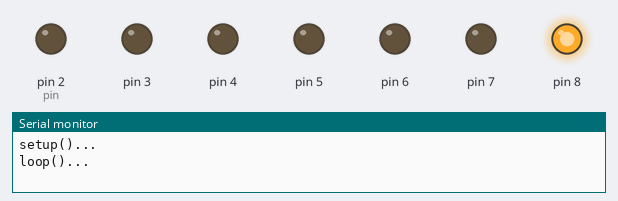
The sketch below on a simulated Arduino Uno, built with avr-gcc and run on an emulated ATmega328P. Shown: output pins drawn as LEDs (lit = HIGH), the last lines printed to the serial monitor.

Above: at 0.15 s.
At 0.75 s:
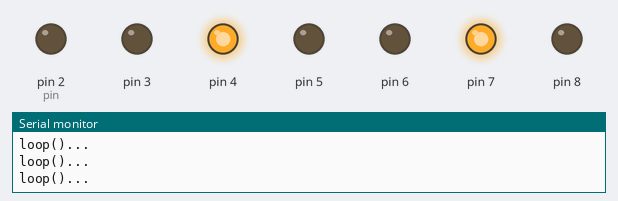
At 1.35 s:
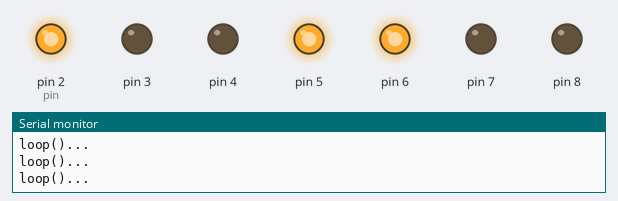
At 2.85 s:
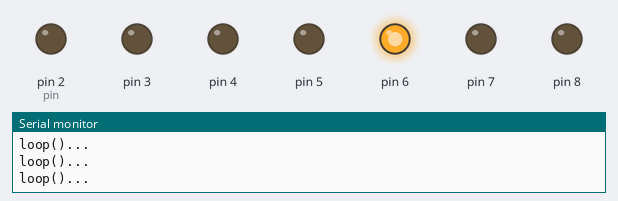
At 4.65 s:
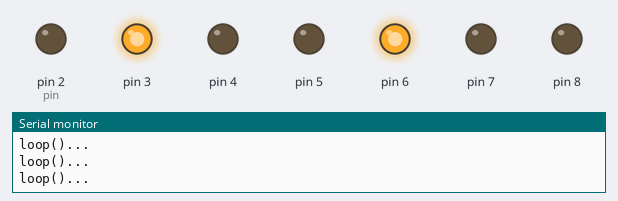
At 6.45 s:
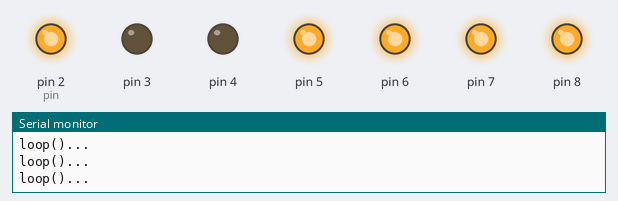
Timing chart, 0 to 6.9 s (numbered marks = the images above):
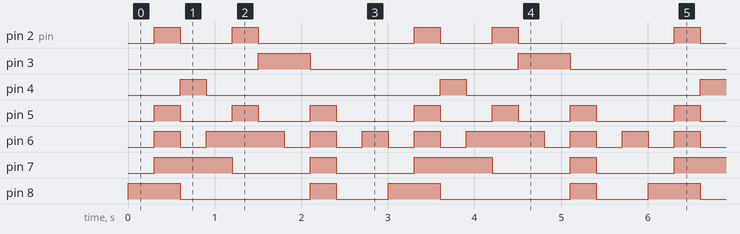

The sketch:

test14sevenSegment2Count.ino
```cpp
byte digital[10][7] = {
  {0,0,0,0,0,0,1},//0
  {1,0,0,1,1,1,1},//1
  {0,0,1,0,0,1,0}, //2
  {0,0,0,0,1,1,0},//3
  {1,0,0,1,1,0,0},//4
  {0,1,0,0,1,0,0},//5
  {0,1,0,0,0,0,0},//6
  {0,0,0,1,1,1,1},//7
  {0,0,0,0,0,0,0},//8
  {0,0,0,0,1,0,0}//9
};

void setup() {
  Serial.begin(9600);
  Serial.println("setup()...");
  pinMode(2,OUTPUT);//a
  pinMode(3,OUTPUT);//b
  pinMode(4,OUTPUT);//c
  pinMode(5,OUTPUT);//d
  pinMode(6,OUTPUT);//e
  pinMode(7,OUTPUT);//f
  pinMode(8,OUTPUT);//g
  //pinMode(9,OUTPUT);//DP
  //digitalWrite(9,HIGH);//DP 1 >> off
}
int x = 0;
void loop() {
  Serial.println("loop()...");

  int pin = 2;
  for(int i=0;i<7;i++){
    digitalWrite(pin+i,digital[x][i]);
  }
  x++;
  if(x==10)x=0;
  delay(300);

}
```

Measured:
- by itself, pin 2 (pin): repeats every 3.0 s: LOW 0.60 s, HIGH 0.30 s, LOW 1.8 s, HIGH 0.30 s
- by itself, pin 3: alternates HIGH for 0.60 s and LOW for 2.4 s
- by itself, pin 4: alternates HIGH for 0.30 s and LOW for 2.7 s
- by itself, pin 5: repeats every 3.0 s: 2 × (LOW 0.60 s, HIGH 0.30 s), LOW 0.90 s, HIGH 0.30 s
- by itself, pin 6: repeats every 3.0 s: LOW 0.30 s, HIGH 0.90 s, 3 × (LOW 0.30 s, HIGH 0.30 s)
- by itself, pin 7: repeats every 3.0 s: LOW 0.90 s, HIGH 0.30 s, LOW 0.90 s, HIGH 0.90 s
- by itself, pin 8: repeats every 3.0 s: LOW 1.5 s, HIGH 0.30 s, LOW 0.60 s, HIGH 0.60 s
